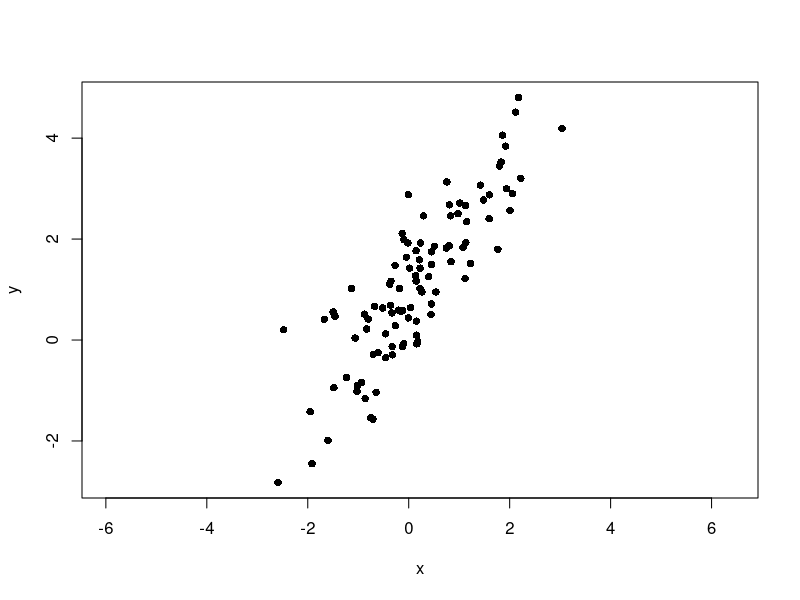
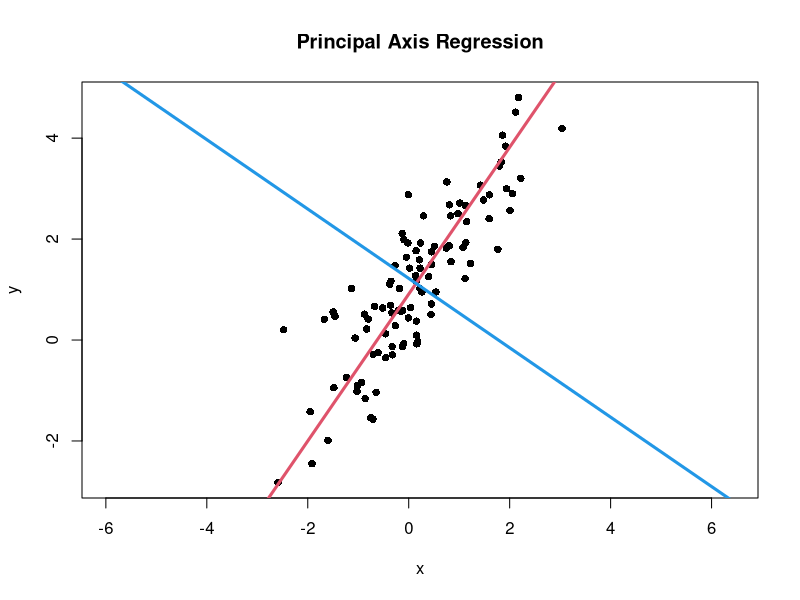
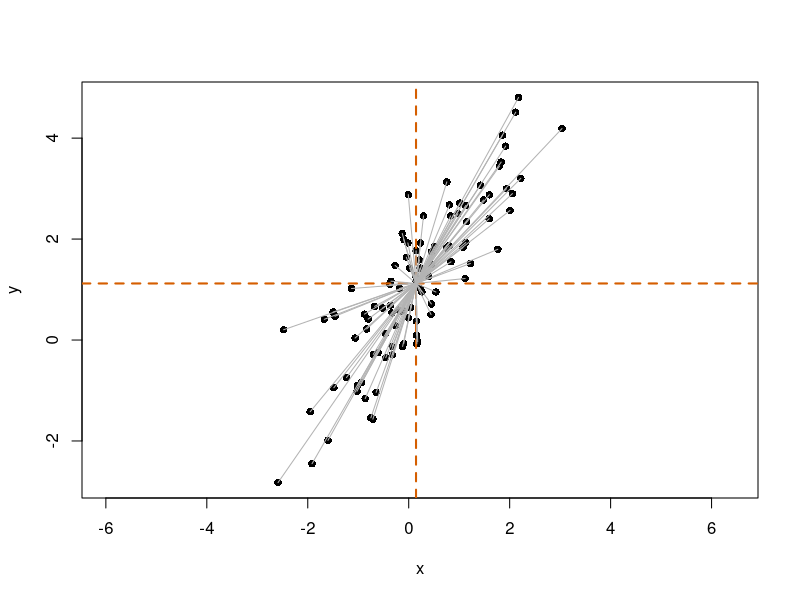
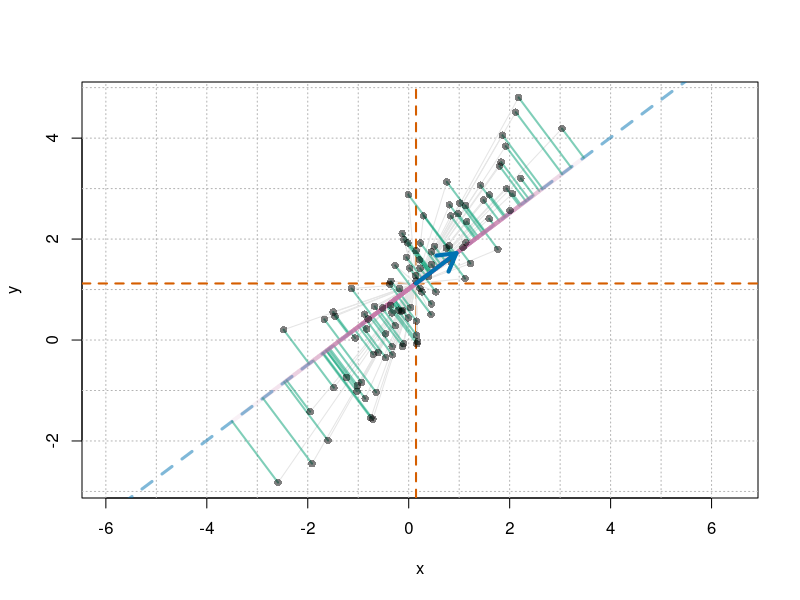
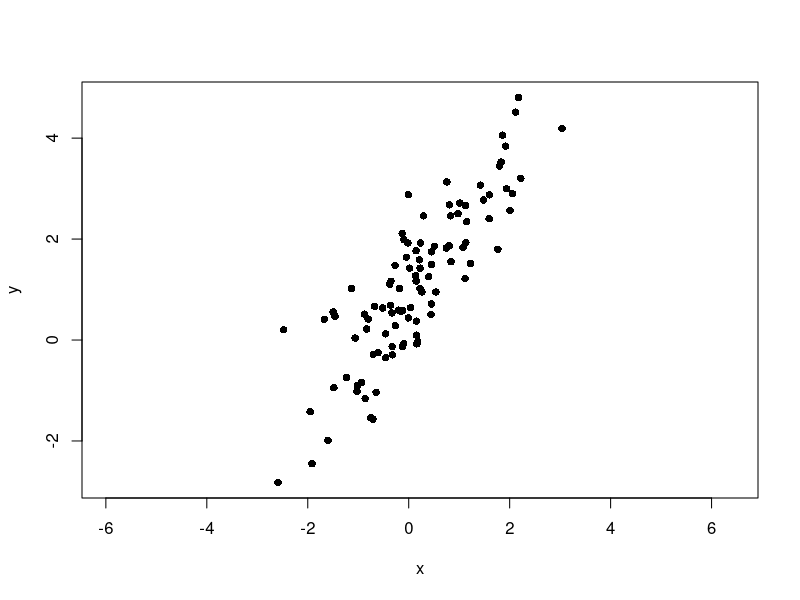
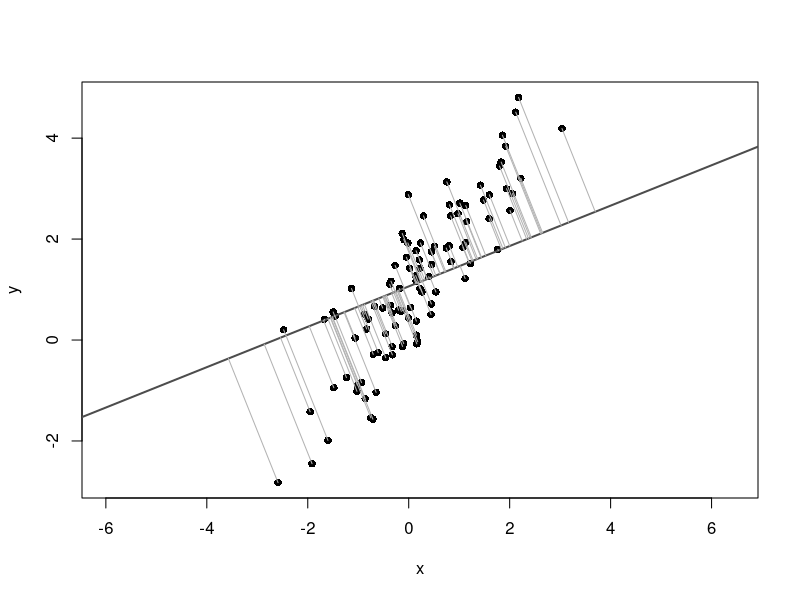
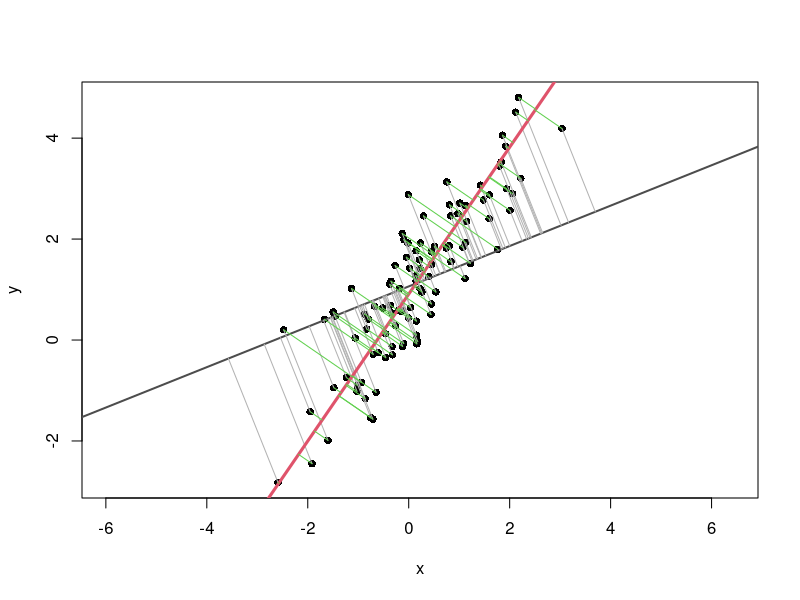
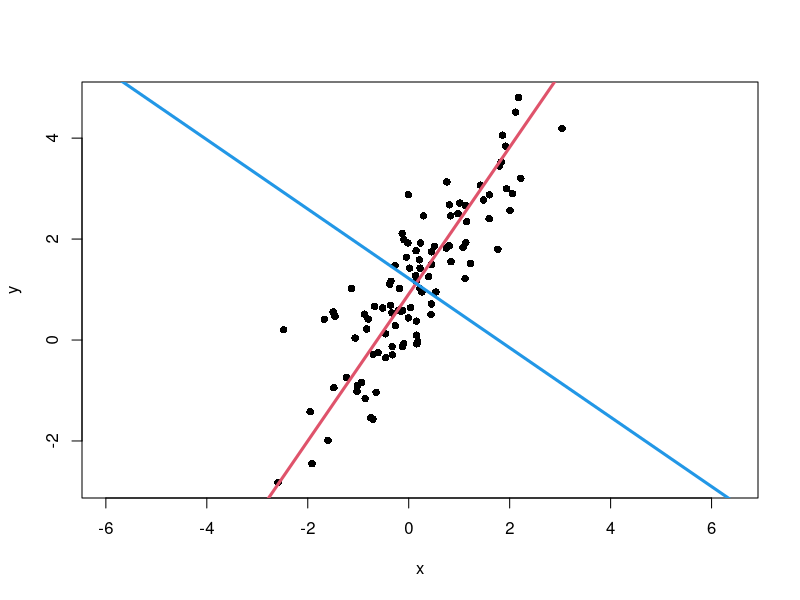

R code for these plots, in order:
## ---- chunk 1
set.seed(123)
n <- 100
beta <- 1.5
alpha <- 1

# 主軸方向のスコア
t <- rnorm(n, mean = 0, sd = 2)

# 主軸に直交するノイズ
e <- rnorm(n, mean = 0, sd = 0.5)

# 主軸方向ベクトルと直交方向ベクトル
v1 <- c(1, beta) / sqrt(1 + beta^2)
v2 <- c(-beta, 1) / sqrt(1 + beta^2)

x <- t * v1[1] + e * v2[1]
y <- alpha + t * v1[2] + e * v2[2]

plot(x, y, asp = 1, pch = 16)
## ---- chunk 2
cov_matrix <- cov(cbind(x, y))
cov_matrix
## ---- chunk 3
eigen_result <- eigen(cov_matrix, symmetric = TRUE)
eigen_result
## ---- chunk 4
eigen_values <- eigen_result$values
eigen_vectors <- eigen_result$vectors

print(paste("第1主軸の固有値:", eigen_values[1]))
print(paste("第2主軸の固有値:", eigen_values[2]))
print(paste(
  "第1主軸の固有ベクトル: (",
  eigen_vectors[1, 1],
  ", ",
  eigen_vectors[2, 1],
  ")",
  sep = ""
))
print(paste(
  "第2主軸の固有ベクトル: (",
  eigen_vectors[1, 2],
  ", ",
  eigen_vectors[2, 2],
  ")",
  sep = ""
))
## ---- chunk 5
# 第1主軸と第2主軸の傾き
major_axis_slope <- eigen_vectors[2, 1] / eigen_vectors[1, 1]
minor_axis_slope <- eigen_vectors[2, 2] / eigen_vectors[1, 2]

# データの中心を通るように切片を計算
major_axis_intercept <- mean(y) - major_axis_slope * mean(x)
minor_axis_intercept <- mean(y) - minor_axis_slope * mean(x)

# データポイントと主要な変動方向をプロット
plot(x, y, asp = 1, pch = 16, main = "Principal Axis Regression")

# 第1主軸の線を追加
abline(
  a = major_axis_intercept,
  b = major_axis_slope,
  col = 2,
  lwd = 3
)

# 第2主軸の線を追加
abline(
  a = minor_axis_intercept,
  b = minor_axis_slope,
  col = 4,
  lwd = 3
)
## ---- chunk 6
# 平均中心化した座標
z <- scale(cbind(x, y), center = TRUE, scale = FALSE)
plot(x, y, asp = 1, pch = 16)
abline(h = mean(y), v = mean(x), col = "#D55E00", lwd = 2, lty = 2)
# 平均点から各点へのベクトルを描画
for (i in 1:n) {
  segments(mean(x), mean(y), x[i], y[i], col = "gray70")
}
## ---- chunk 7
# 平均中心化した座標
z <- scale(cbind(x, y), center = TRUE, scale = FALSE)

# 平均点
mx <- mean(x)
my <- mean(y)

u <- c(0.8, 0.6) # 方向ベクトル u
u <- u / sqrt(sum(u^2)) # 念のため単位ベクトルに正規化

# 各点の u 方向への射影スカラー s_i
s <- as.vector(z %*% u)
# 射影点：平均点 + s_i u
proj_x <- mx + s * u[1]
proj_y <- my + s * u[2]

# 描画
plot(x, y, asp = 1, pch = 16, type = "n")
usr <- par("usr") # 描画範囲

# 1刻みのグリッド
abline(
  v = seq(floor(usr[1]), ceiling(usr[2]), by = 1),
  col = "gray70",
  lty = "dotted"
)
abline(
  h = seq(floor(usr[3]), ceiling(usr[4]), by = 1),
  col = "gray70",
  lty = "dotted"
)

# 平均を通る縦横線
abline(h = my, v = mx, col = "#D55E00", lwd = 2, lty = 2)

# 方向 u を表す直線
if (abs(u[1]) < .Machine$double.eps) {
  abline(
    v = mx,
    col = adjustcolor("#0072B2", alpha.f = 0.5),
    lwd = 3,
    lty = "dashed"
  )
} else {
  abline(
    a = my - (u[2] / u[1]) * mx,
    b = u[2] / u[1],
    col = adjustcolor("#0072B2", alpha.f = 0.5),
    lwd = 3,
    lty = "dashed"
  )
}

# 各点の平均中心化ベクトル z_i
for (i in seq_along(x)) {
  segments(mx, my, x[i], y[i], col = "gray90")
}

# 各点から射影点への垂線：u 方向では説明できない残差
for (i in seq_along(x)) {
  segments(
    x[i],
    y[i],
    proj_x[i],
    proj_y[i],
    col = adjustcolor("#009E73", alpha.f = 0.5),
    lwd = 2
  )
}

# 平均点から射影点まで：s_i u
for (i in seq_along(x)) {
  segments(
    mx,
    my,
    proj_x[i],
    proj_y[i],
    col = adjustcolor("#CC79A7", alpha.f = 0.1),
    lwd = 4
  )
}

# 元の点
points(x, y, pch = 16, col = adjustcolor("black", alpha.f = 0.5))

# 方向ベクトル u の矢印
arrows(
  mx,
  my,
  mx + u[1],
  my + u[2],
  col = "#0072B2",
  lwd = 4,
  length = 0.2
)
## ---- chunk 8
set.seed(123)
n <- 100
beta <- 1.5
alpha <- 1
t <- rnorm(n, mean = 0, sd = 2)
e <- rnorm(n, mean = 0, sd = 0.5)
v1 <- c(1, beta) / sqrt(1 + beta^2)
v2 <- c(-beta, 1) / sqrt(1 + beta^2)
x <- t * v1[1] + e * v2[1]
y <- alpha + t * v1[2] + e * v2[2]
plot(x, y, asp = 1, pch = 16)
## ---- chunk 9
# 共分散行列と固有ベクトル
S <- cov(cbind(x, y))
eg <- eigen(S, symmetric = TRUE)

# 第1主軸の方向
u1 <- eg$vectors[, 1]
if (u1[1] < 0) {
  u1 <- -u1
}
## ---- chunk 10
# データの中心
center <- c(mean(x), mean(y))

u0 <- c(1, 0.4) # 比較用の方向ベクトル
u0 <- u0 / sqrt(sum(u0^2)) # 正規化して単位ベクトルにする

# 直線上の射影点を計算する関数
get_foot_points <- function(x, y, u, center) {
  X <- cbind(x - center[1], y - center[2])
  score <- as.vector(X %*% u) # 各点の射影スコアを計算
  foot_centered <- outer(score, u) # スコアに基づいて射影点を計算
  foot <- sweep(foot_centered, 2, center, "+") # 中心を足す
  foot
}

# 各点の射影点を計算
foot0 <- get_foot_points(x, y, u0, center)
foot1 <- get_foot_points(x, y, u1, center)
## ---- chunk 11
plot(x, y, asp = 1, pch = 16, xlab = "x", ylab = "y")
abline(
  a = center[2] - (u0[2] / u0[1]) * center[1],
  b = u0[2] / u0[1],
  col = "gray30",
  lwd = 2
)
segments(x, y, foot0[, 1], foot0[, 2], col = "gray70")
## ---- chunk 12
plot(x, y, asp = 1, pch = 16, xlab = "x", ylab = "y")
# 比較用の方向の線と距離
abline(
  a = center[2] - (u0[2] / u0[1]) * center[1],
  b = u0[2] / u0[1],
  col = "gray30",
  lwd = 2
)
segments(x, y, foot0[, 1], foot0[, 2], col = "gray70")

# 第1主軸の線と距離
abline(
  a = center[2] - (u1[2] / u1[1]) * center[1],
  b = u1[2] / u1[1],
  col = 2,
  lwd = 3
)
segments(x, y, foot1[, 1], foot1[, 2], col = 3)
## ---- chunk 13
# 比較用の方向に対する、直線からの距離の二乗和
sum(rowSums((cbind(x, y) - foot0)^2))
# 第1主軸の方向に対する、直線からの距離の二乗和
sum(rowSums((cbind(x, y) - foot1)^2))
## ---- chunk 14
u2 <- eigen_vectors[, 2]
if (u2[1] < 0) {
  u2 <- -u2
}

plot(x, y, asp = 1, pch = 16, xlab = "x", ylab = "y")
# 第1主軸の線
abline(
  a = center[2] - (u1[2] / u1[1]) * center[1],
  b = u1[2] / u1[1],
  col = 2,
  lwd = 3
)
# 第2主軸の線
abline(
  a = center[2] - (u2[2] / u2[1]) * center[1],
  b = u2[2] / u2[1],
  col = 4,
  lwd = 3
)
